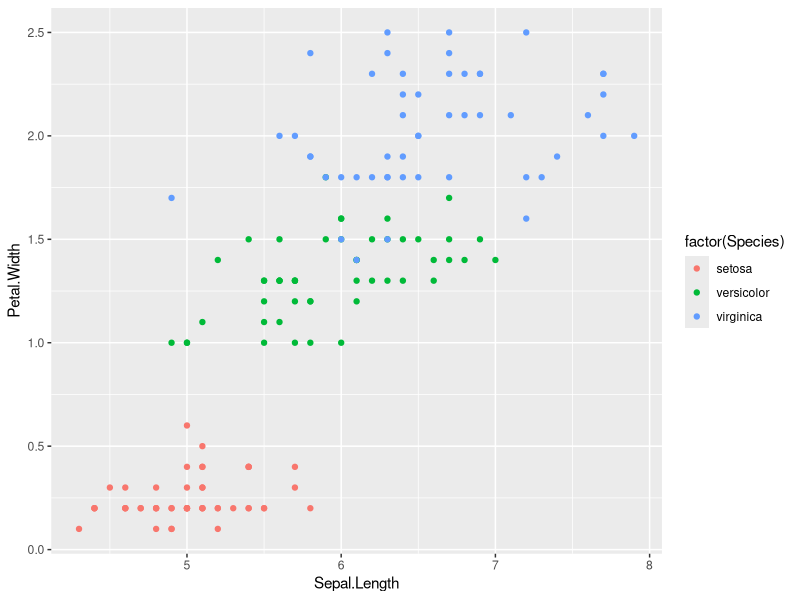

Reproduce this figure in R.
data(iris)
str(iris)
summary(iris)

set.seed(1234)
head(iris)
random <- runif(150)
iris_random <- iris[order(random),]
head(iris_random)

normal <- function(x) 
  (
  return( ((x - min(x)) /(max(x)-min(x))) )
)
normal(1:5)
iris_new <- as.data.frame(lapply(iris_random[,-5], normal))
summary(iris_new)

train <- iris_new[1:130,]
test <- iris_new[131:150,]
train_sp <- iris_random[1:130,5]
test_sp <- iris_random[131:150,5]

library(class)
model <- knn(train= train,test=test,cl= train_sp,k=13)
table(factor(model))
table(test_sp,model)

library(ggplot2)
print(ggplot(aes(Sepal.Length, Petal.Width), data = iris_random)+ geom_point(aes(color= factor(Species))))